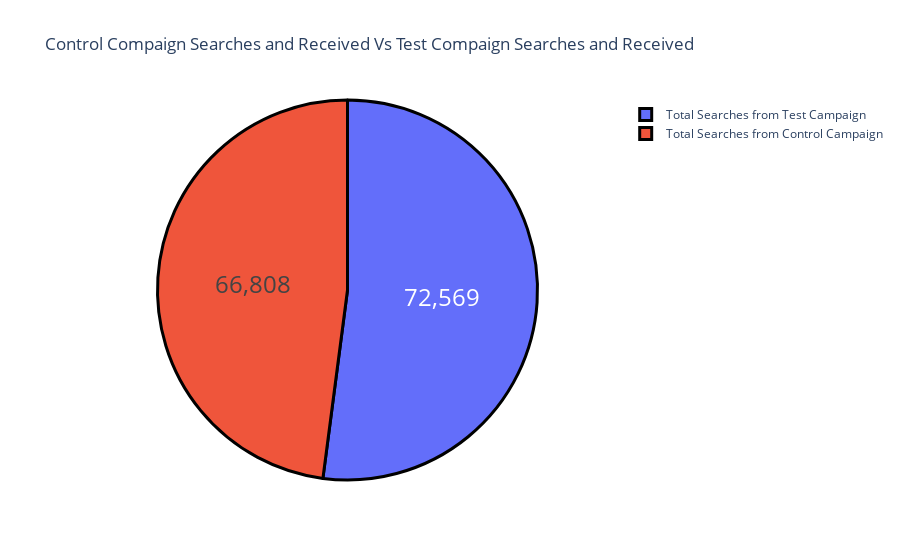

Notebook cell for this chart:
### Markdown cell above
### Total Spent Per View Count in Page
**Test and control campaign is exactly associated with First Page viewed. Spend more money before your campaign, it can affect directly the view count on the first page. The spend money successful rate is approximately between ~%5 and ~%10 depending on the first page.**

### Code cell
label = ['Total Searches from Control Campaign',
        'Total Searches from Test Campaign']
total_received=[sum(df_cdata['Searches and Received']),
                sum(df_tdata['Searches and Received'])]

color = ['lightpurple','lightred']
graph_2 = go.Figure(data=[go.Pie(labels= label, values= total_received)])
graph_2.update_layout(title_text = 'Control Compaign Searches and Received Vs Test Compaign Searches and Received')
graph_2.update_traces(hoverinfo='label+percent', textinfo='value', 
                textfont_size=24,
                marker=dict(colors=color, 
                line=dict(color='black', width=3)))
graph_2.show()

### Figure 1 — Plotly figure (JSON) as saved in the notebook; plotly's stock layout.template omitted (floating-point values rounded to 4 significant figures)
{"data": [{"hoverinfo": "label+percent", "labels": ["Total Searches from Control Campaign", "Total Searches from Test Campaign"], "marker": {"colors": ["lightpurple", "lightred"], "line": {"color": "black", "width": 3}}, "textfont": {"size": 24}, "textinfo": "value", "type": "pie", "values": [66808, 72569]}], "layout": {"autosize": true, "title": {"text": "Control Compaign Searches and Received Vs Test Compaign Searches and Received"}}}
